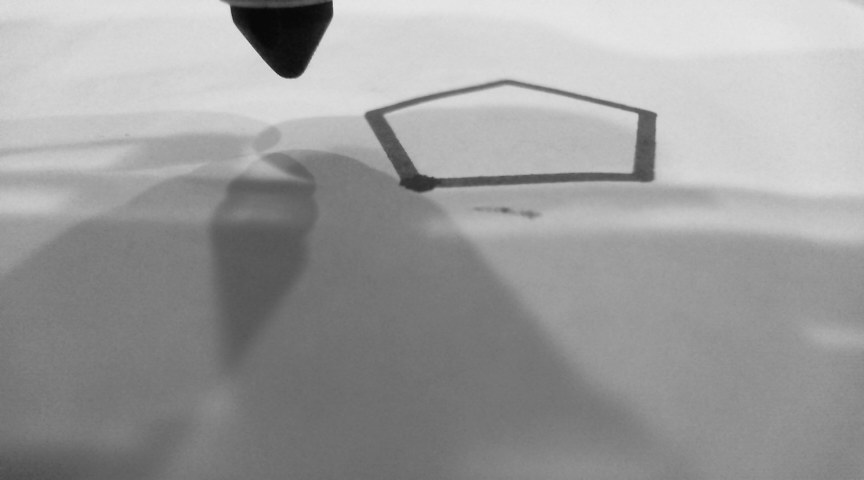
#> input picture results/calib_images/frame_SL15_X-10_Y15_1486332586617381.png, 864 x 480 px
$ python test_find_line.py
#> lines starting #> are read from the running program, lines starting #| are printed output that depends on the picture; after the words box and inside, x2 and y2 are one past the last pixel; in counts of white or black regions, pixels touching at a corner belong together
### software/geometry/planar.py
################################################################################
# Does 2D geometry in the plane of the drawer. Generally takes 2D vectors
# (x, y, 0), 2D points (x, y, 1), or angles in radians
################################################################################

import cv2
import numpy as np


# [78 lines left out: functions Rx, Ry, Rz, polygonVectors, polygonPoints, hatchLine, not called in this run]


class FiniteLine():
    def __init__(self, pts=None, pt1=None, pt2=None):
        if pts is None and pt1 is None and pt2 is None:
            # The basic line is a unit step along the x-axis
            self.pt1 = np.array([0.0, 0.0])
            self.pt2 = np.array([1.0, 0.0])
        elif pts is not None:
            self.pt1 = np.array([pts[0], pts[1]])
            self.pt2 = np.array([pts[2], pts[3]])
        elif pt1 is not None and pt2 is not None:
            self.pt1 = pt1
            self.pt2 = pt2
        else:
            raise ValueError('FiniteLine init called, unclear resolution')

    @property
    def x(self):
        return np.array([self.pt1[0], self.pt2[0]])

    @property
    def y(self):
        return np.array([self.pt1[1], self.pt2[1]])

    @property
    def intPt1(self):
        return np.array(self.pt1, dtype=np.int64)

    @property
    def intPt2(self):
        return np.array(self.pt2, dtype=np.int64)

    @property
    def length(self):
        return np.linalg.norm(self.pt2 - self.pt1)

    def getMidpoint(self, returnTupleInt=False):
        try:
            if returnTupleInt:
                return tuple([int(axis) for axis in self.midpoint])
            else:
                return self.midpoint
        except AttributeError:
            self.midpoint = np.array([np.average(self.x), np.average(self.y)])
            return self.getMidpoint(returnTupleInt)

    # An "average line" as I'm using it is formed by averaging the (x,y) values
    #   of the endpoints, where the chosen endpoints are the ones that will
    #   make the longest average line
    # [16 lines left out: function average, not called in this run]

    def onImage(self, image, color=(0, 0, 255), thickness=2):
        # Color is in BGR
        cv2.line(img=image, pt1=tuple(self.intPt1), pt2=tuple(self.intPt2),
                 color=color, thickness=thickness)

    def textOnImage(self, image, text, fontFace=cv2.FONT_HERSHEY_SIMPLEX,
                    fontScale=0.5, color=(255, 0, 0)):
        # Color is in BGR
        origin = self.getMidpoint(returnTupleInt=True)
        cv2.putText(img=image, text=text, org=origin, fontFace=fontFace,
                    fontScale=fontScale, color=color)

    def plot(self, axis, color=(1.0, 0.0, 0.0), thickness=2):
        axis.plot(self.x, self.y, color=color, linewidth=thickness)


class InfiniteLine():
    # [120 lines left out: functions __init__, mid, parallel, intersection, onImage, plot, not called in this run]

### software/utils/ui.py
###############################################################################
# Has functions for querying the user for information (for the purposes of
# cheating, normally)
###############################################################################

from collections import defaultdict
import cv2
from humanfriendly import prompts
import numpy as np


class AskAboutImage():
    def __init__(self, image, finiteLines, indices):
        self.image = image
        self.finiteLines = finiteLines
        self.indices = indices

    def displayImage(self, windowName="Look at lines of interest"):
        image = self.imageWithLines()
        # Display the image and disappear when a key is hit
        cv2.namedWindow(windowName, cv2.WINDOW_AUTOSIZE)
        cv2.startWindowThread()
        cv2.imshow(windowName, image)
        cv2.waitKey(0)
        cv2.destroyAllWindows()

    def imageWithLines(self):
        # Make a copy for fresh display
        image = self.image.copy()
        # Go in and render the lines remaining (do the lines first)
        for i in self.indices:
            self.finiteLines[i].onImage(image)
        # Label the text for each line after doing all the lines
        for i in self.indices:
            self.finiteLines[i].textOnImage(image, "{}".format(i))
        return image

    def processImage(self):
        print("You are about to see an image and evaluate whether you want to"
              " take action: {}".format(self.actionPrompt))
        takeAction = True
        while takeAction:
            self.displayImage()
            takeAction = prompts.prompt_for_confirmation(self.actionPrompt)
            if takeAction:
                self.processIndices()
            else:
                print("Ending {}".format(self.__class__.__name__))

    def processIndices(self):
        raise NotImplementedError

    def getIndices(self):
        return self.indices

    def getLines(self):
        return self.finiteLines


class AskAboutLinesToRemove(AskAboutImage):
    def __init__(self, image, finiteLines, indices):
        AskAboutImage.__init__(self, image, finiteLines, indices)
        self.actionPrompt = "(ACTION) Are there any lines to remove?"
        self.actionTask = "Select all line indices you would like to remove"

    # [9 lines left out: function processIndices, not called in this run]


class AskAboutLinesToMerge(AskAboutImage):
    def __init__(self, image, finiteLines, indices):
        AskAboutImage.__init__(self, image, finiteLines, indices)
        self.actionPrompt = "(ACTION) Are there any lines to merge?"
        self.actionTask = "Select two lines you would like to merge"

    # [19 lines left out: function processIndices, not called in this run]


class AskAboutPentagonLines(AskAboutImage):
    def __init__(self, image, finiteLines, indices):
        AskAboutImage.__init__(self, image, finiteLines, indices)
        self.sideNames = {0 : "(bottom side)",
                          1 : "(lower right)",
                          2 : "(upper right)",
                          3 : "(upper left)",
                          4 : "(lower left)"}
        # Stores these in the form {idx : sideNumber}
        self.sideIndices = {}

    def imageWithLines(self):
        # Make a copy for fresh display
        image = self.image.copy()
        # Go in and render the lines remaining (do the lines first)
        for i in self.indices:
            self.finiteLines[i].onImage(image)
        # Label the text for each line after doing all the lines
        for i in self.indices:
            if i in self.sideIndices.keys():
                lineText = "{}, side {}".format(i, self.sideIndices[i] + 1)
            else:
                lineText = "{}".format(i)
            self.finiteLines[i].textOnImage(image, lineText)
        return image

    def processImage(self):
        # Get the points on each side of the pentagon
        for i in xrange(5):
            print("Look for the lines that make up side {} {}"
                  "".format(i + 1, self.sideNames[i]))
            self.displayImage()
            # Get the thus unused indices
            unusedIndices = []
            for idx in self.indices:
                if idx not in self.sideIndices.keys():
                    unusedIndices.append(idx)
            # Get the lines from the user that correspond to this edge
            prompt = "Select the lines that make up side {}".format(i + 1)
            lines = queryList(prompt,
                              allowedValues=unusedIndices,
                              forceLen=2,
                              redisplay=self.displayImage)
            for lineIdx in lines:
                self.sideIndices[lineIdx] = i

    def getSidesByIndex(self):
        return self.sideIndices

    # [7 lines left out: function getIndicesBySide, not called in this run]


def queryList(prompt, allowedValues=None, allowDuplicates=False, forceLen=None,
              forceType=int, redisplay=None):
    print(prompt)
    print("(NOTE) x means delete what you have and re-start")
    print("(NOTE) r means re-see the image and restart choices")
    if forceLen is None:
        print("(NOTE) q means done")
    else:
        print("(NOTE) You must enter a valid list of length {}".format(forceLen))

    done = False
    valueList = []
    while not done:
        print("Current list: {}".format(valueList))
        if forceLen is not None and len(valueList) == forceLen:
            print("Alright, done! Current list has {0}/{0} values"
                  "".format(len(valueList)))
            done = True
            continue

        result = raw_input("Type and hit [enter] (remember x restart, q end, r"
                           " re-show image): ")
        if result.lower().startswith("x"):
            print("Alright, we had {} but we are chucking this and starting"
                  " fresh".format(valueList))
            valueList = []
        elif result.lower().startswith("r") and redisplay is not None:
            redisplay()
            return queryList(prompt=prompt,
                             allowedValues=allowedValues,
                             allowDuplicates=allowDuplicates,
                             forceLen=forceLen,
                             forceType=forceType,
                             redisplay=redisplay)
        elif forceLen is None and result.lower().startswith("q"):
            print("Alright, done! Taking the current list")
            done = True
        else:
            try:
                value = forceType(result)
                if allowedValues is not None and value not in allowedValues:
                    print("You entered {} but that was not in allowed list {}"
                          "".format(result, allowedValues))
                elif not allowDuplicates and value in valueList:
                    print("You entered {} but duplicates are not allowed and"
                          " the list is already {}".format(result, valueList))
                else:
                    valueList.append(value)
            except ValueError:
                print("You entered {} but that could not be cast into"
                      " {}".format(result, forceType))

    return valueList

### results/calib_images/test_find_line.py
import numpy as np
import cv2

from geometry.planar import FiniteLine, InfiniteLine
from utils.ui import AskAboutLinesToMerge
from utils.ui import AskAboutLinesToRemove
from utils.ui import AskAboutPentagonLines


img = cv2.imread('frame_SL15_X-10_Y15_1486332586617381.png')
#> img is the input picture: shape (480, 864, 3); min 7, max 232, mean 155.9
allLines = [[0, 3], [10, 11], [1, 6], [4, 12], [9, 2]]

drawImg = img.copy()

threshold1 = 90
threshold2 = 100
edges = cv2.Canny(img, threshold1, threshold2)
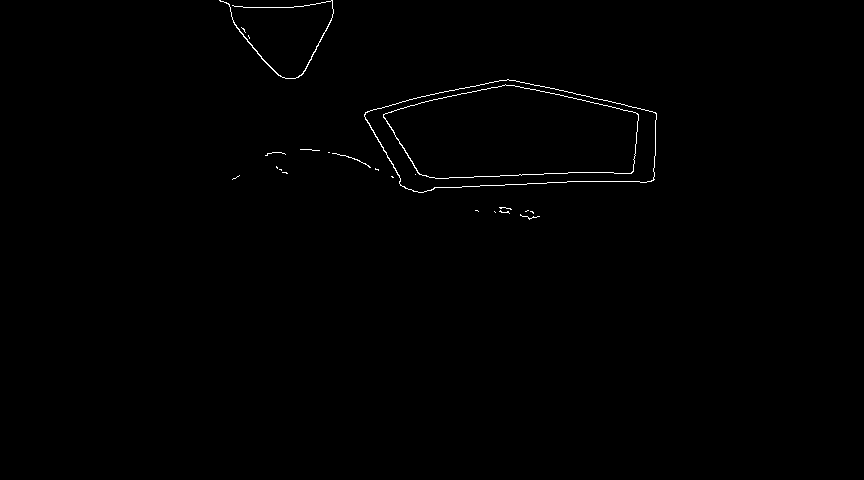
#> edges: shape (480, 864); 0.46% white in thin lines or dots, all inside (x1, y1, x2, y2) = (219, 0, 657, 220)

minLineLength = 40
lines = cv2.HoughLinesP(image=edges,
                        rho=4,
                        theta=np.pi/180,
                        threshold=10,
                        lines=np.array([]),
                        minLineLength=minLineLength,
                        maxLineGap=20)
#> lines = 13 rows, first 6: [474, 176, 543, 174], [494, 81, 632, 111], [393, 130, 417, 172], [458, 187, 589, 181], [373, 109, 450, 90], [230, 7, 293, 7]

fLines = [FiniteLine(line[0]) for line in lines]
#> in __init__, `self.pt1 = np.array([pts[0], pts[1]])`: self.pt1 = [474, 176]
#> in __init__, `self.pt2 = np.array([pts[2], pts[3]])`: self.pt2 = [543, 174]
#> fLines = 13 items
numLines = len(fLines)
#> numLines = 13
print("Number of lines: {}".format(numLines))
#| Number of lines: 13
for fLine in fLines:
    fLine.onImage(drawImg)
#> this loop made 13 passes
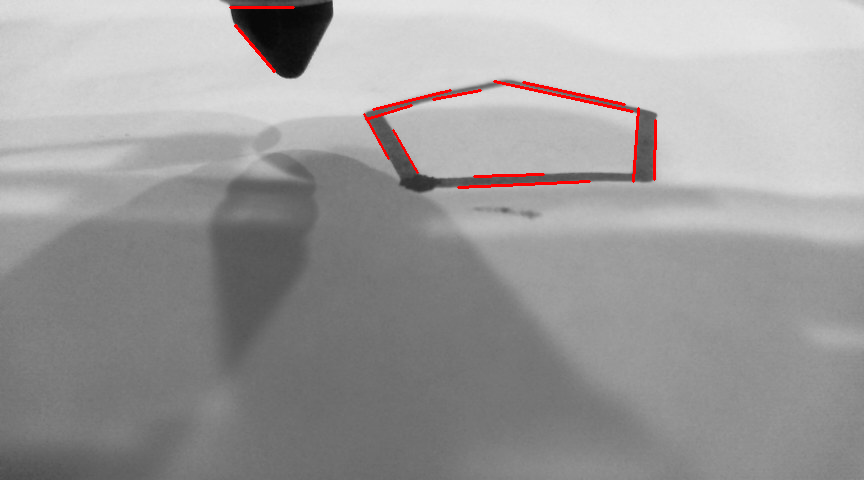
#> drawImg: shape (480, 864, 3); 0.69% of pixels changed, all inside (x1, y1, x2, y2) = (229, 6, 657, 189)

cv2.namedWindow("initial_detection", cv2.WINDOW_AUTOSIZE)
cv2.startWindowThread()
# cv2.imshow('start', img)
# cv2.imshow('edges', edges)
cv2.imshow('initial_detection', drawImg)
cv2.waitKey(0)
cv2.destroyAllWindows()
cv2.waitKey(1)

# Do you want to delete any?
indices = range(len(fLines))

# Remove lines
lineRemover = AskAboutLinesToRemove(img, fLines, indices)
#> in __init__, `self.finiteLines = finiteLines`: self.finiteLines = 13 items
#> the loop in processImage, `while takeAction:` made 1 pass
lineRemover.processImage()
#> (the call stopped at in processImage, `takeAction = prompts.prompt_for_confirmation(self.actionPrompt)`: humanfriendly is not available in this run)
#> the loop in processImage, `while takeAction:` made 1 pass
indices = lineRemover.getIndices()
fLines = lineRemover.getLines()

# Merge lines
lineMerger = AskAboutLinesToMerge(img, fLines, indices)
lineMerger.processImage()
#> (the call stopped at in processImage, `takeAction = prompts.prompt_for_confirmation(self.actionPrompt)`: humanfriendly is not available in this run)
#> the loop in processImage, `for i in xrange(5):` made 1 pass; the answer given on pass 1: frame_SL15_X-10_Y15_1486332586617381.png
indices = lineMerger.getIndices()
fLines = lineMerger.getLines()

# Now we have an image and just the lines that correspond to the pentagon. Time
#   to map the lines to specific edges of the pentagon
allLines = []
pentagon = AskAboutPentagonLines(img, fLines, indices)
#> (the run stopped early here; a loop or call above may not have finished)

$ run again, with results/calib_images/frame_SL15_X-10_Y15_1486332420908549.png copied over results/calib_images/frame_SL15_X-10_Y15_1486332586617381.png
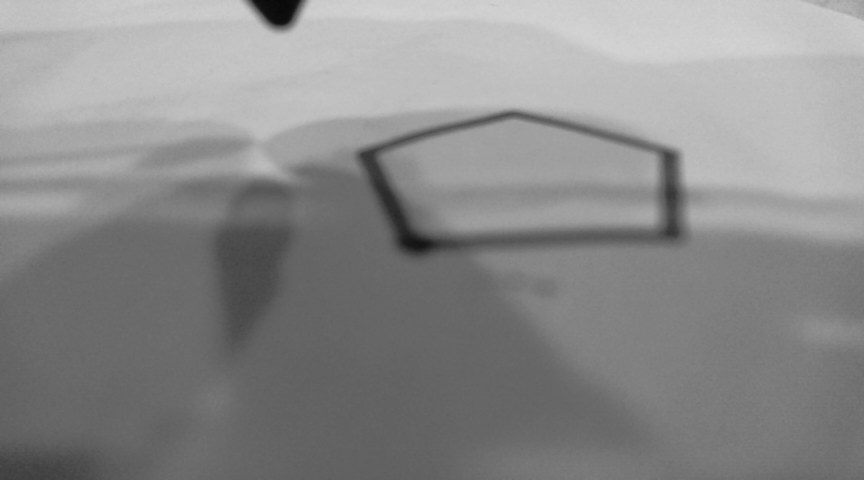
#> input picture results/calib_images/frame_SL15_X-10_Y15_1486332420908549.png, 864 x 480 px
#> img is the input picture: shape (480, 864, 3); min 8, max 212, mean 138.5
#> `edges = cv2.Canny(img, threshold1, threshold2)`:
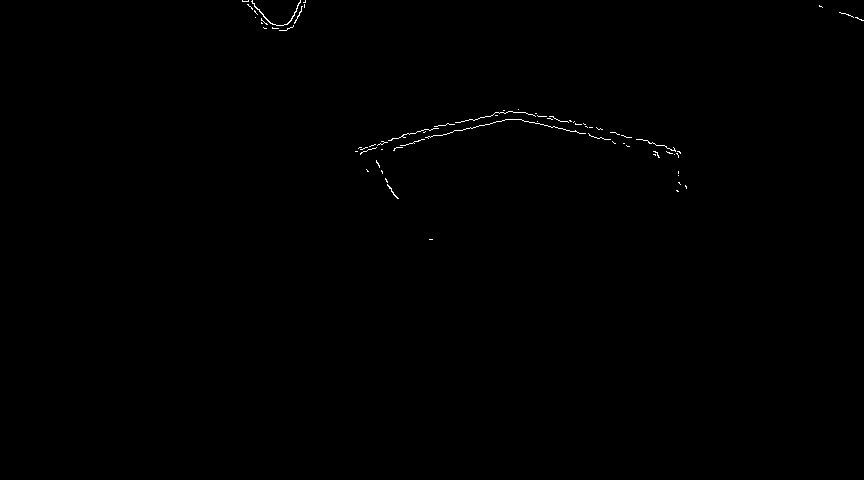
#> edges: shape (480, 864); 0.23% white in thin lines or dots, all inside (x1, y1, x2, y2) = (242, 0, 864, 240)
#> lines = [[360, 149, 504, 110], [471, 128, 527, 113], [639, 139, 680, 152], [519, 119, 624, 143], [394, 148, 435, 135], [358, 148, 439, 125]]
#> self.pt1 = [360, 149]
#> self.pt2 = [504, 110]
#> fLines = 6 items
#> numLines = 6
#| Number of lines: 6
#> the loop `for fLine in fLines:` made 6 passes
#> after the loop `for fLine in fLines:`:
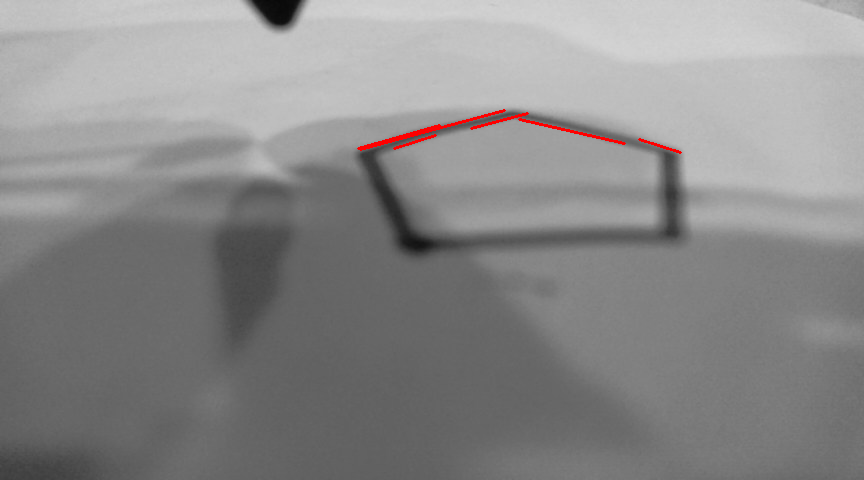
#> drawImg: shape (480, 864, 3); 0.32% of pixels changed, all inside (x1, y1, x2, y2) = (357, 109, 682, 154)
#> self.finiteLines = 6 items
#> the loop in processImage, `while takeAction:` made 1 pass
#> the loop in processImage, `while takeAction:` made 1 pass
#> the loop in processImage, `for i in xrange(5):` made 1 pass; the answer given on pass 1: frame_SL15_X-10_Y15_1486332586617381.png
